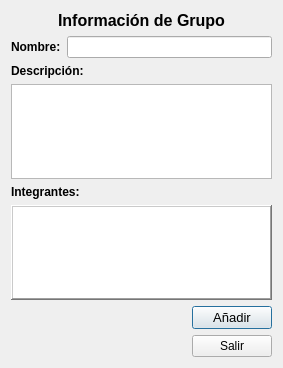
<?xml version="1.0" encoding="UTF-8"?>
<ui version="4.0">
 <class>info_grupo</class>
 <widget class="QDialog" name="info_grupo">
  <property name="geometry">
   <rect>
    <x>0</x>
    <y>0</y>
    <width>283</width>
    <height>368</height>
   </rect>
  </property>
  <property name="windowTitle">
   <string>Información Grupo</string>
  </property>
  <layout class="QVBoxLayout" name="verticalLayout_3">
   <item>
    <widget class="QLabel" name="label_4">
     <property name="font">
      <font>
       <pointsize>12</pointsize>
       <weight>75</weight>
       <bold>true</bold>
      </font>
     </property>
     <property name="text">
      <string>Información de Grupo</string>
     </property>
     <property name="alignment">
      <set>Qt::AlignCenter</set>
     </property>
    </widget>
   </item>
   <item>
    <layout class="QHBoxLayout" name="horizontalLayout">
     <item>
      <widget class="QLabel" name="label">
       <property name="font">
        <font>
         <weight>75</weight>
         <bold>true</bold>
        </font>
       </property>
       <property name="text">
        <string>Nombre:</string>
       </property>
      </widget>
     </item>
     <item>
      <widget class="QLineEdit" name="txtGrupo">
       <property name="readOnly">
        <bool>true</bool>
       </property>
      </widget>
     </item>
    </layout>
   </item>
   <item>
    <layout class="QVBoxLayout" name="verticalLayout">
     <item>
      <widget class="QLabel" name="label_2">
       <property name="font">
        <font>
         <weight>75</weight>
         <bold>true</bold>
        </font>
       </property>
       <property name="text">
        <string>Descripción:</string>
       </property>
       <property name="scaledContents">
        <bool>false</bool>
       </property>
      </widget>
     </item>
     <item>
      <widget class="QTextEdit" name="txtDescripcion">
       <property name="frameShape">
        <enum>QFrame::StyledPanel</enum>
       </property>
       <property name="frameShadow">
        <enum>QFrame::Sunken</enum>
       </property>
      </widget>
     </item>
    </layout>
   </item>
   <item>
    <layout class="QVBoxLayout" name="verticalLayout_2">
     <item>
      <widget class="QLabel" name="label_3">
       <property name="font">
        <font>
         <weight>75</weight>
         <bold>true</bold>
        </font>
       </property>
       <property name="text">
        <string>Integrantes:</string>
       </property>
      </widget>
     </item>
     <item>
      <widget class="QListWidget" name="listIntegrantes">
       <property name="font">
        <font>
         <pointsize>11</pointsize>
         <weight>50</weight>
         <bold>false</bold>
        </font>
       </property>
       <property name="frameShape">
        <enum>QFrame::WinPanel</enum>
       </property>
       <property name="frameShadow">
        <enum>QFrame::Raised</enum>
       </property>
       <property name="alternatingRowColors">
        <bool>true</bool>
       </property>
      </widget>
     </item>
     <item>
      <layout class="QHBoxLayout" name="horizontalLayout_2">
       <item>
        <spacer name="horizontalSpacer">
         <property name="orientation">
          <enum>Qt::Horizontal</enum>
         </property>
         <property name="sizeHint" stdset="0">
          <size>
           <width>40</width>
           <height>20</height>
          </size>
         </property>
        </spacer>
       </item>
       <item>
        <widget class="QPushButton" name="btAgregar">
         <property name="font">
          <font>
           <pointsize>10</pointsize>
          </font>
         </property>
         <property name="text">
          <string>Añadir</string>
         </property>
        </widget>
       </item>
      </layout>
     </item>
    </layout>
   </item>
   <item>
    <layout class="QHBoxLayout" name="horizontalLayout_3">
     <item>
      <spacer name="horizontalSpacer_2">
       <property name="orientation">
        <enum>Qt::Horizontal</enum>
       </property>
       <property name="sizeHint" stdset="0">
        <size>
         <width>40</width>
         <height>20</height>
        </size>
       </property>
      </spacer>
     </item>
     <item>
      <widget class="QPushButton" name="btSalir">
       <property name="text">
        <string>Salir</string>
       </property>
      </widget>
     </item>
    </layout>
   </item>
  </layout>
 </widget>
 <resources/>
 <connections>
  <connection>
   <sender>btSalir</sender>
   <signal>clicked()</signal>
   <receiver>info_grupo</receiver>
   <slot>reject()</slot>
   <hints>
    <hint type="sourcelabel">
     <x>272</x>
     <y>357</y>
    </hint>
    <hint type="destinationlabel">
     <x>154</x>
     <y>544</y>
    </hint>
   </hints>
  </connection>
 </connections>
</ui>
